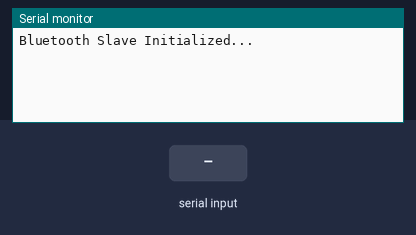
Simulated run of this sketch. Board: Arduino Uno, built with avr-gcc and run on an emulated ATmega328P. Shown: the last lines printed to the serial monitor. The test bench sets the inputs (shaded band).

Above: at 1.4 s.
1.5 s: "1\n" received over the second serial link
At 2.5 s:
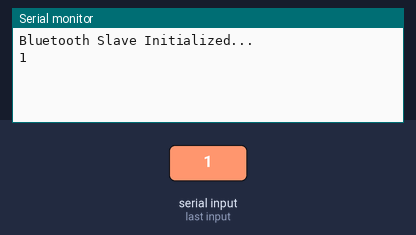
3.0 s: "0\n" received over the second serial link
At 3.7 s:
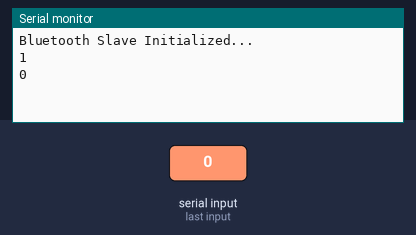
4.5 s: "2\n" received over the second serial link
At 6.0 s:
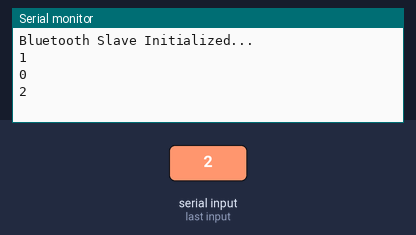

Measured:
- after the input at 1.5 s, the serial monitor: prints a new line at once (image 1)
- after the input at 3.0 s, the serial monitor: prints a new line at once (image 2)
- after the input at 4.5 s, the serial monitor: prints a new line at once (image 3)

The sketch:

bluetoothSlave_Serial.ino
```cpp
#include <SoftwareSerial.h>

// Define RX and TX pins for HC-05
SoftwareSerial Bluetooth(10, 11); // RX, TX

void setup() {
  // Initialize serial communication
  Serial.begin(115200);

  // Initialize Bluetooth communication
  Bluetooth.begin(9600);

  // Wait for the serial port to be ready
  while (!Serial) {
    ; // Wait
  }

  Serial.println("Bluetooth Slave Initialized...");
}

void loop() {
  // Procesar datos si están disponibles
  if (Bluetooth.available()) {
    String message = Bluetooth.readStringUntil('\n'); // Leer hasta el terminador '\n'
    Serial.println(message);
  }
  delay(300);
}
```
